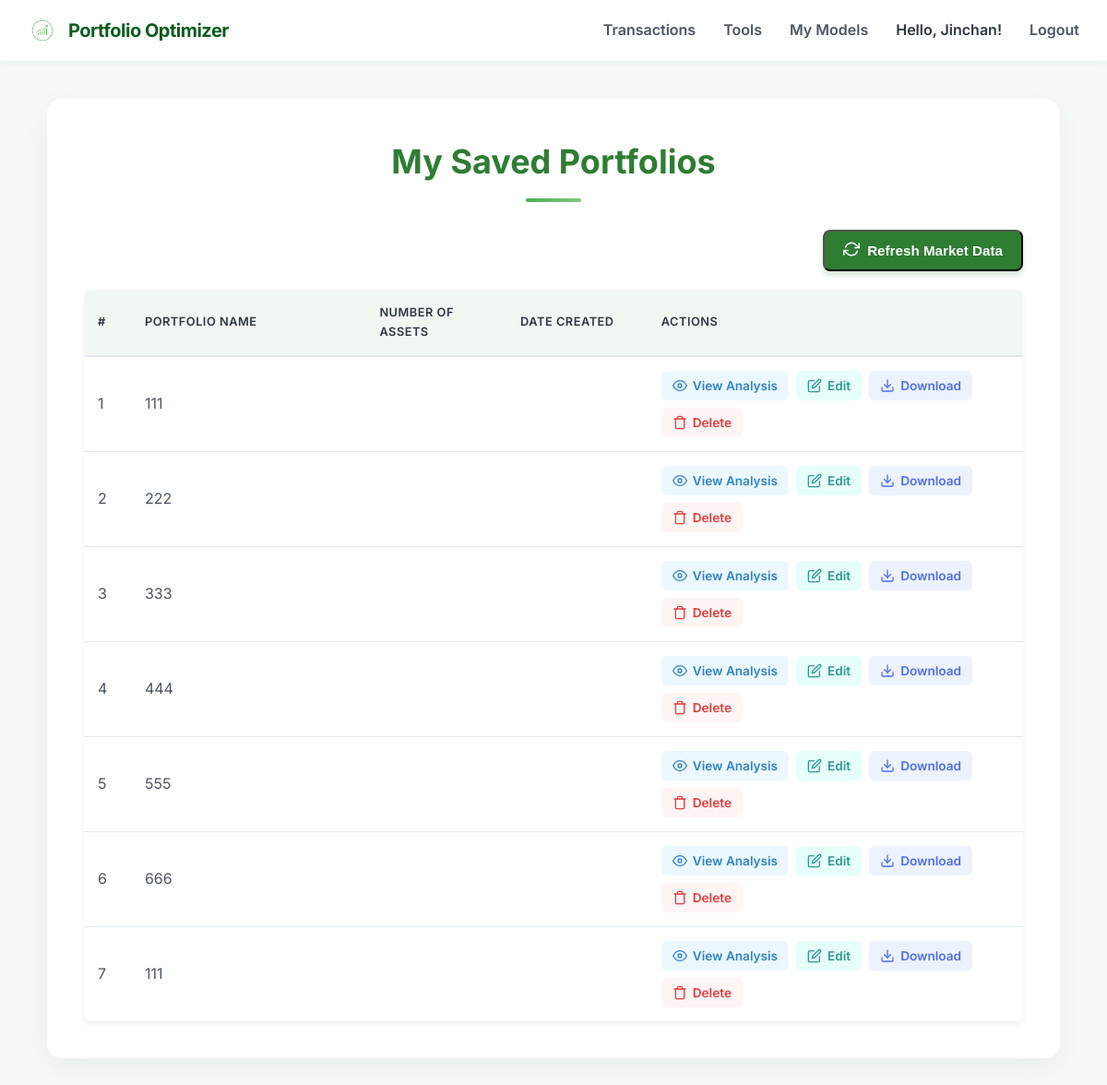
Before: /portfolio/saved (signed in) with the older database file.
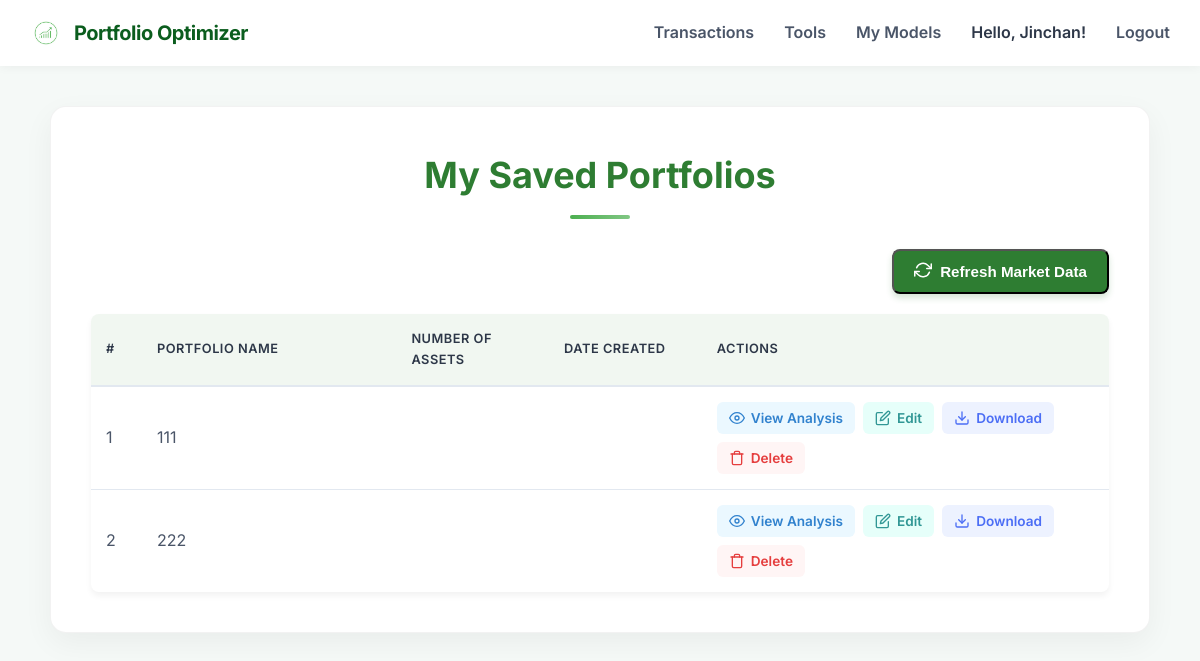
After: the same page with the newer database file.
### app/models.py (models this page shows, shortened)
class Portfolio(db.Model):
    id              = db.Column(db.Integer, primary_key=True)
    user_id         = db.Column(db.Integer, db.ForeignKey("user.id"), nullable=False)
    portfolio_name  = db.Column(db.String(100), nullable=False)
    total_value     = db.Column(db.Float, nullable=False, default=0.0)
    purchase_date   = db.Column(db.DateTime, default=datetime.now(UTC))
    holdings = db.relationship("PortfolioAsset", back_populates="portfolio", cascade="all, delete-orphan", lazy="joined")

### app/routes/portfolio_api.py (the view)
@portfolio_bp.route('/saved', methods=['GET']) # Changed route from /saved-portfolios
@login_required # <--- ADDED Flask-Login decorator to require login
def saved_portfolios():
    user_id = current_user.id # <--- CHANGED from session.get('user_id')
    username = current_user.username # Access username via current_user
    try:
        portfolios = (Portfolio.query
                      .filter_by(user_id=user_id)
                      .options(joinedload(Portfolio.holdings).joinedload(PortfolioAsset.asset))
                      .all())
        print(f"Efficient Frontier page: Found {len(portfolios)} portfolios for user {user_id}.")
    except Exception as e:
        current_app.logger.error(f"Error fetching portfolios for Saved Portfolios page (user {user_id}): {str(e)}")
        traceback.print_exc() # Uncomment for debug
        flash('Error loading portfolios. Please try again.', 'danger')
        portfolios = []
    return render_template('saved-portfolios.html',
                           username=username,
                           portfolios=portfolios) # Pass portfolios list

### app/models.py (called while the page is built)
@login_manager.user_loader # <--- REGISTER THIS FUNCTION
def load_user(user_id):
    if user_id is not None:
        return User.query.get(int(user_id)) # <--- Query the User model
    return None # Return None if user_id is None

    @property
    def is_authenticated(self):
        return True

### templates/saved-portfolios.html (shortened to what this page needs)
<!DOCTYPE html>
<html lang="en">
<head>
</head>
<body>
  <div class="header">
    <div class="logo">
      <a href="{{ url_for('auth.index') }}" style="text-decoration: none; display: flex; align-items: center;">
        <img src="{{ url_for('static', filename='logo.jpeg') }}" alt="Logo">
        <div class="logo-text">Portfolio Optimizer</div>
      </a>
    </div>
    <div class="nav">
      <a href="{{ url_for('transactions.get_transactions') }}">Transactions</a>
      <div class="dropdown">
        <a href="#">Tools</a>
      </div>
      <div class="dropdown">
        <a href="#">My Models</a>
      </div>
      {% if current_user.is_authenticated %}
        <a href="{{ url_for('auth.index') }}" style="text-decoration: none;">
          <span>Hello, {{ current_user.username }}!</span>
        </a>
        <a href="#" id="logoutButton">Logout</a>
      {% else %}
        <a href="{{ url_for('auth.login_page') }}">Login</a>
        <a href="{{ url_for('auth.register_page') }}">Sign Up</a>
      {% endif %}
    </div>
  </div>
  <div class="content-container">
    <h1 class="page-title">My Saved Portfolios</h1>
    <div class="refresh-section">
      <button id="refresh-market-data" class="refresh-btn">
        <span id="refresh-icon" class="refresh-icon">
        </span>
        Refresh Market Data
      </button>
    </div>
    {% if portfolios %}
      <div class="portfolio-table-container">
        <table class="portfolio-table">
          <thead>
            <tr>
              <th width="5%">#</th>
              <th width="25%">Portfolio Name</th>
              <th width="15%">Number of Assets</th>
              <th width="15%">Date Created</th>
              <th width="40%">Actions</th>
            </tr>
          </thead>
          <tbody>
            {% for portfolio_data in portfolios %}
            <tr id="portfolio-row-{{ portfolio_data.id }}">
              <td>{{ loop.index }}</td>
              <td>{{ portfolio_data.portfolio_name }}</td>
              <td>{{ portfolio_data.num_assets }}</td>
              <td>{{ portfolio_data.created_at }}</td>
              <td>
                <div class="action-buttons">
                  <button class="action-btn btn-view" onclick="location.href='{{ url_for('portfolio_api.view_dashboard', portfolio_id=portfolio_data.id) }}'">
                    <svg xmlns="http://www.w3.org/2000/svg" width="16" height="16" viewBox="0 0 24 24" fill="none" stroke="currentColor" stroke-width="2" stroke-linecap="round" stroke-linejoin="round">
                      <path d="M1 12s4-8 11-8 11 8 11 8-4 8-11 8-11-8-11-8z"></path>
                      <circle cx="12" cy="12" r="3"></circle>
                    </svg>
                    View Analysis
                  </button>
                  <button class="action-btn btn-edit" onclick="location.href='{{ url_for('portfolio_api.data_entry') }}?portfolio_id={{ portfolio_data.id }}'">
                    Edit
                  </button>
                  <button class="action-btn btn-download download-btn" data-portfolio-id="{{ portfolio_data.id }}">
                    Download
                  </button>
                  <button class="action-btn btn-delete delete-btn" data-portfolio-id="{{ portfolio_data.id }}">
                    Delete
                  </button>
                </div>
              </td>
            </tr>
            {% endfor %}
          </tbody>
        </table>
      </div>
    {% endif %}
  </div>
</body>
</html>

Changed rows visible on the page:
removed Portfolio: portfolio_name "333"
removed Portfolio: portfolio_name "444"
removed Portfolio: portfolio_name "555"
removed Portfolio: portfolio_name "666"
removed Portfolio: portfolio_name "111"
